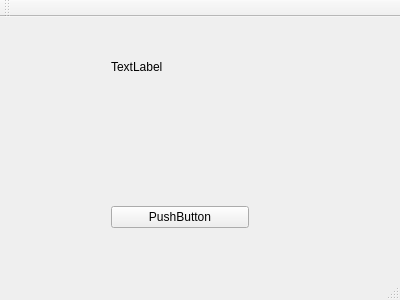
<?xml version="1.0" encoding="UTF-8"?>
<ui version="4.0">
 <class>MainWindow</class>
 <widget class="QMainWindow" name="MainWindow">
  <property name="geometry">
   <rect>
    <x>0</x>
    <y>0</y>
    <width>400</width>
    <height>300</height>
   </rect>
  </property>
  <property name="windowTitle">
   <string>MainWindow</string>
  </property>
  <widget class="QWidget" name="centralWidget">
   <widget class="QWidget" name="verticalLayoutWidget">
    <property name="geometry">
     <rect>
      <x>100</x>
      <y>160</y>
      <width>160</width>
      <height>80</height>
     </rect>
    </property>
    <layout class="QVBoxLayout" name="verticalLayout">
     <item>
      <widget class="QPushButton" name="pushButton">
       <property name="text">
        <string>PushButton</string>
       </property>
      </widget>
     </item>
    </layout>
   </widget>
   <widget class="QWidget" name="verticalLayoutWidget_2">
    <property name="geometry">
     <rect>
      <x>100</x>
      <y>10</y>
      <width>160</width>
      <height>80</height>
     </rect>
    </property>
    <layout class="QVBoxLayout" name="verticalLayout_2">
     <item>
      <widget class="QLabel" name="lb1">
       <property name="text">
        <string>TextLabel</string>
       </property>
      </widget>
     </item>
    </layout>
   </widget>
  </widget>
  <widget class="QMenuBar" name="menuBar">
   <property name="geometry">
    <rect>
     <x>0</x>
     <y>0</y>
     <width>400</width>
     <height>21</height>
    </rect>
   </property>
  </widget>
  <widget class="QToolBar" name="mainToolBar">
   <attribute name="toolBarArea">
    <enum>TopToolBarArea</enum>
   </attribute>
   <attribute name="toolBarBreak">
    <bool>false</bool>
   </attribute>
  </widget>
  <widget class="QStatusBar" name="statusBar"/>
 </widget>
 <layoutdefault spacing="6" margin="11"/>
 <resources/>
 <connections/>
</ui>
